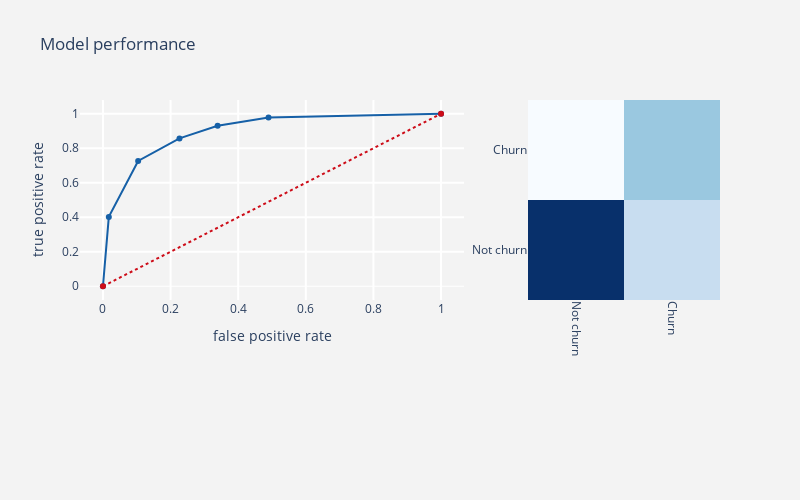

The notebook cell this image was saved under:
### Markdown cell above
Borderline

### Code cell
bl = BorderlineSMOTE(random_state=0)
bl_smote_X,bl_smote_Y = bl.fit_resample(smote_train_X,smote_train_Y)
bl_smote_X = pd.DataFrame(data = bl_smote_X,columns=cols)
bl_smote_Y = pd.DataFrame(data = bl_smote_Y,columns=target_col)

telecom_churn_prediction_alg(knn,bl_smote_X,test_X,
                                bl_smote_Y,test_Y,threshold_plot = True)
name = "BorderlineSMOTE_KNN"
table = Return_Analisys(knn,bl_smote_X,test_X,bl_smote_Y,test_Y,table,name)

### Figure 1 — Plotly figure (JSON) as saved in the notebook; plotly's stock layout.template omitted (floating-point values rounded to 4 significant figures)
{"data": [{"line": {"color": "rgb(22, 96, 167)", "width": 2}, "name": "Roc : 0.815401081568274", "type": "scatter", "x": [0, 0.01735, 0.1041, 0.2263, 0.3391, 0.4897, 1], "y": [0, 0.402, 0.7265, 0.8571, 0.9306, 0.9776, 1]}, {"line": {"color": "rgb(205, 12, 24)", "dash": "dot", "width": 2}, "type": "scatter", "x": [0, 1], "y": [0, 1]}, {"colorscale": [[0, "rgb(247,251,255)"], [0.125, "rgb(222,235,247)"], [0.25, "rgb(198,219,239)"], [0.375, "rgb(158,202,225)"], [0.5, "rgb(107,174,214)"], [0.625, "rgb(66,146,198)"], [0.75, "rgb(33,113,181)"], [0.875, "rgb(8,81,156)"], [1, "rgb(8,48,107)"]], "name": "matrix", "showscale": false, "type": "heatmap", "x": ["Not churn", "Churn"], "xaxis": "x2", "y": ["Not churn", "Churn"], "yaxis": "y2", "z": [[981, 287], [70, 420]]}], "layout": {"autosize": false, "height": 500, "margin": {"b": 200}, "paper_bgcolor": "rgb(243,243,243)", "plot_bgcolor": "rgb(243,243,243)", "showlegend": false, "title": {"text": "Model performance"}, "width": 800, "xaxis": {"domain": [0, 0.6], "gridcolor": "rgb(255, 255, 255)", "gridwidth": 2, "ticklen": 5, "title": {"text": "false positive rate"}}, "xaxis2": {"domain": [0.7, 1], "gridcolor": "rgb(255, 255, 255)", "tickangle": 90}, "yaxis": {"gridcolor": "rgb(255, 255, 255)", "gridwidth": 2, "ticklen": 5, "title": {"text": "true positive rate"}, "zerolinewidth": 1}, "yaxis2": {"anchor": "x2", "gridcolor": "rgb(255, 255, 255)"}}}
